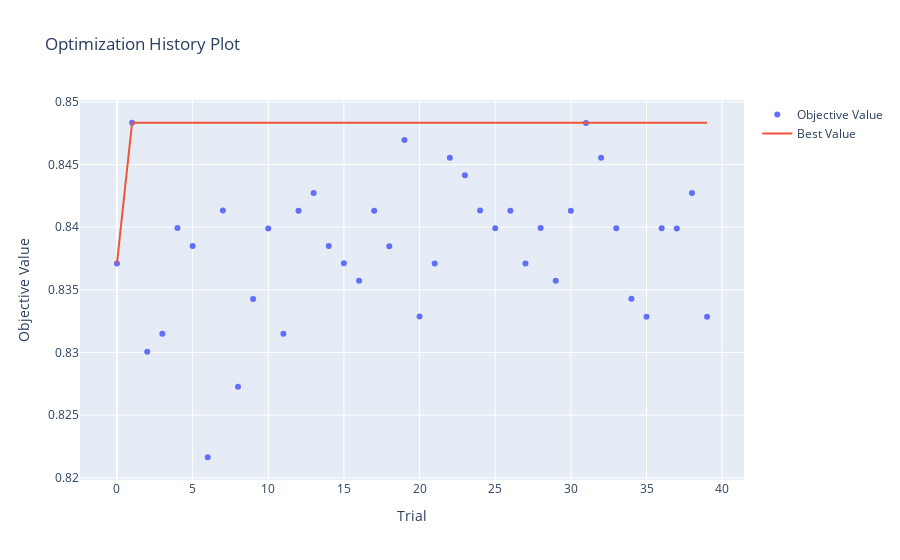

Notebook code for this chart:
### Code cell
# Optuna tuning for CatBoost
def objectives(trial):
    cat_params = {
        'depth':trial.suggest_int('depth',4,5),
        'iterations':trial.suggest_int('iterations',200,300),
        'l2_leaf_reg':trial.suggest_int('l2_leaf_reg',6,7),
        'learning_rate':trial.suggest_float('learning_rate',.08,.09, log=True)
    }

    # instantiate model 
    cat_opt = cat.CatBoostClassifier(**cat_params, random_state=12) 

    cv = StratifiedKFold(n_splits=5, shuffle=True, random_state=12)

    # score 
    score = cross_val_score(cat_opt,
                            X_train,
                            y_train,
                            cv=cv,
                            scoring='accuracy',
                            error_score='raise'
                            ).mean()
    
    return score

# create study
study = opt.create_study(direction='maximize')

# optimize study
study.optimize(objectives, n_trials=40)

# return metrics 
cat_opt_score = study.best_value
cat_opt_params = study.best_params

print(f'Accuracy for RF = {cat_opt_score}, \n Best parameters = {cat_opt_params}')

opt.visualization.plot_optimization_history(study).show()

### Figure 1 — Plotly figure (JSON) as saved in the notebook; plotly's stock layout.template omitted (floating-point values rounded to 4 significant figures)
{"data": [{"mode": "markers", "name": "Objective Value", "type": "scatter", "x": [0, 1, 2, 3, 4, 5, 6, 7, 8, 9, 10, 11, 12, 13, 14, 15, 16, 17, 18, 19, 20, 21, 22, 23, 24, 25, 26, 27, 28, 29, 30, 31, 32, 33, 34, 35, 36, 37, 38, 39], "y": [0.8371, 0.8483, 0.8301, 0.8315, 0.8399, 0.8385, 0.8216, 0.8413, 0.8273, 0.8343, 0.8399, 0.8315, 0.8413, 0.8427, 0.8385, 0.8371, 0.8357, 0.8413, 0.8385, 0.847, 0.8329, 0.8371, 0.8455, 0.8441, 0.8413, 0.8399, 0.8413, 0.8371, 0.8399, 0.8357, 0.8413, 0.8483, 0.8455, 0.8399, 0.8343, 0.8329, 0.8399, 0.8399, 0.8427, 0.8328]}, {"mode": "lines", "name": "Best Value", "type": "scatter", "x": [0, 1, 2, 3, 4, 5, 6, 7, 8, 9, 10, 11, 12, 13, 14, 15, 16, 17, 18, 19, 20, 21, 22, 23, 24, 25, 26, 27, 28, 29, 30, 31, 32, 33, 34, 35, 36, 37, 38, 39], "y": [0.8371, 0.8483, 0.8483, 0.8483, 0.8483, 0.8483, 0.8483, 0.8483, 0.8483, 0.8483, 0.8483, 0.8483, 0.8483, 0.8483, 0.8483, 0.8483, 0.8483, 0.8483, 0.8483, 0.8483, 0.8483, 0.8483, 0.8483, 0.8483, 0.8483, 0.8483, 0.8483, 0.8483, 0.8483, 0.8483, 0.8483, 0.8483, 0.8483, 0.8483, 0.8483, 0.8483, 0.8483, 0.8483, 0.8483, 0.8483]}, {"marker": {"color": "#cccccc"}, "mode": "markers", "name": "Infeasible Trial", "showlegend": false, "type": "scatter", "x": [], "y": []}], "layout": {"title": {"text": "Optimization History Plot"}, "xaxis": {"title": {"text": "Trial"}}, "yaxis": {"title": {"text": "Objective Value"}}}}
